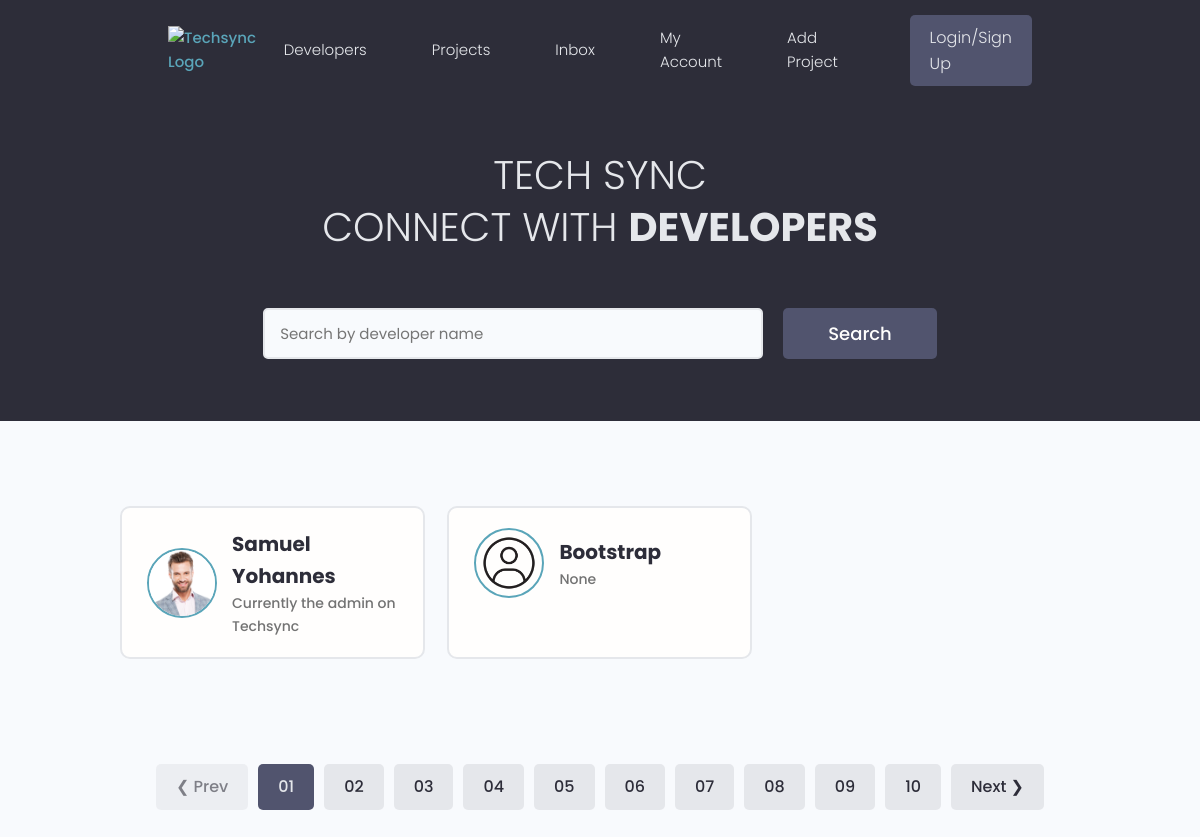
The app's page /, older data.
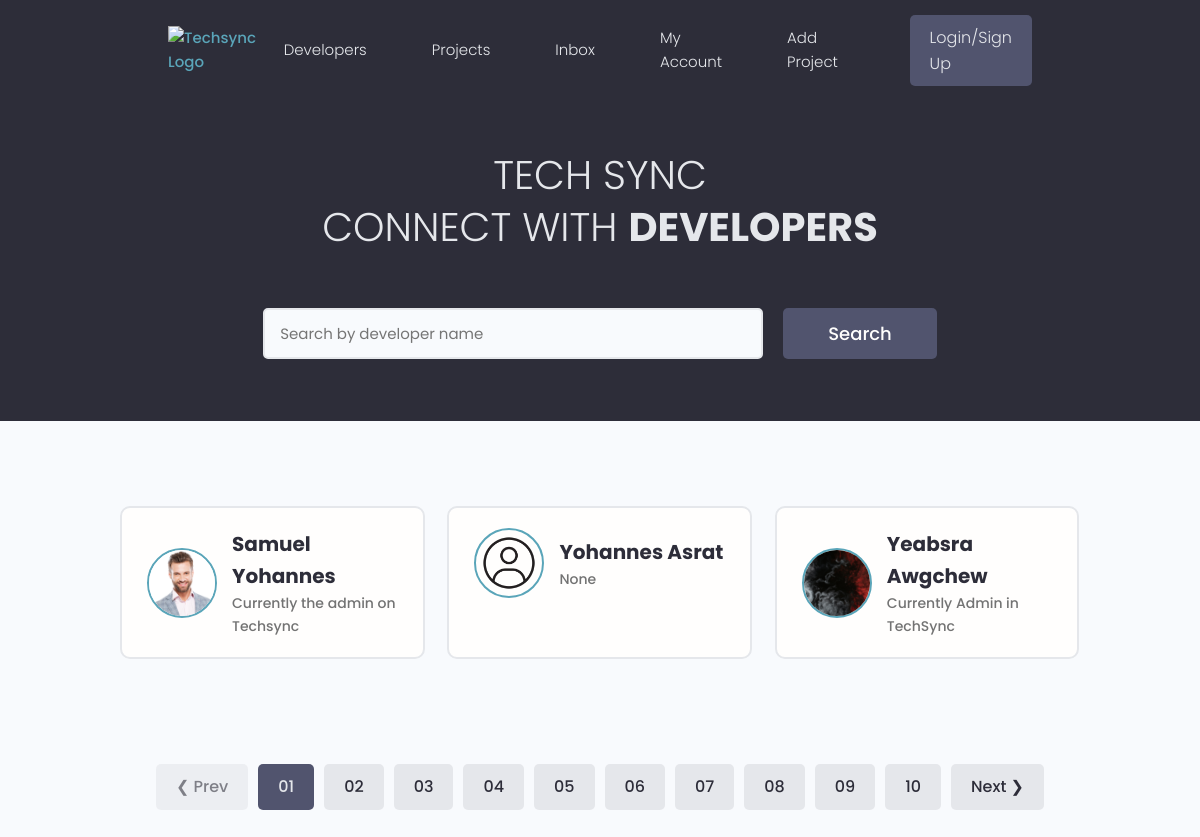
The same page, newer data.
### users/models.py (models this page shows, shortened)
class Profile(models.Model):
    id = models.UUIDField(default=uuid.uuid4, primary_key=True, unique=True, editable=False, )
    user = models.OneToOneField(User, on_delete=models.CASCADE,null=True,blank=True)
    name = models.CharField(max_length=200, blank=True,null=True)
    username = models.CharField(max_length=200, blank=True,null=True,unique=True)
    headline = models.CharField(max_length=200, blank=True,null=True)
    about = models.TextField(blank=True, null=True)
    location = models.CharField(max_length=200, blank=True,null=True)
    profile_image = models.ImageField(null=True, blank=True,upload_to='profiles', default='default_profile.png')
    github_link = models.CharField(max_length=200, blank=True,null=True)
    twitter_link = models.CharField(max_length=200, blank=True,null=True)
    linkedin_link = models.CharField(max_length=200, blank=True,null=True)
    personal_link = models.CharField(max_length=200, blank=True,null=True)
    created_at = models.DateTimeField(auto_now_add=True)

### users/views.py (the view)
# urls.py: path('', views.Profiles, name='profiles'),
def Profiles(request):
    profiles = Profile.objects.all()
    context = {
        'profiles': profiles
    }
    return render(request, 'users/profiles.html',context)

### templates/users/profiles.html (shortened to what this page needs)
{% extends "main/main.html" %}
{% block content %}
  <main class="home">
    <section class="hero-section text-center">
      <div class="container container--narrow">
        <div class="hero-section__box">
            <h2>TECH SYNC</h2>
          <h2>CONNECT WITH <span>DEVELOPERS</span></h2>
        </div>
        <div class="hero-section__search">
          <form class="form" action="#" method="get">
            <div class="form__field">
              <input class="input input--text" id="formInput#search" type="text" name="text"
                placeholder="Search by developer name" />
            </div>
            <input class="btn btn--sub btn--lg" type="submit" value="Search" />
          </form>
        </div>
      </div>
    </section>
    <section class="devlist">
      <div class="container">
        <div class="grid grid--three">
        {% for profile in profiles %}
                  <div class="column card">
            <div class="dev">
              <a href="{% url 'user-profile' profile.pk %}" class="card__body">
                <div class="dev__profile">
                  <img class="avatar avatar--md" src="{{ profile.profile_image.url}}" alt="image" />
                  <div class="dev__meta">
                    <h3>{{profile.name}}</h3>
                    <h5>{{profile.headline}}</h5>
                  </div>
                </div>
              </a>
            </div>
          </div>
        {% endfor %}
        </div>
      </div>
    </section>
    <div class="pagination">
      <ul class="container">
        <li><a href="#" class="btn btn--disabled">&#10094; Prev</a></li>
        <li><a href="#" class="btn btn--sub">01</a></li>
        <li><a href="#" class="btn">02</a></li>
        <li><a href="#" class="btn">03</a></li>
        <li><a href="#" class="btn">04</a></li>
        <li><a href="#" class="btn">05</a></li>
        <li><a href="#" class="btn">06</a></li>
        <li><a href="#" class="btn">07</a></li>
        <li><a href="#" class="btn">08</a></li>
        <li><a href="#" class="btn">09</a></li>
        <li><a href="#" class="btn">10</a></li>
        <li><a href="#" class="btn">Next &#10095;</a></li>
      </ul>
    </div>
  </main>
{% endblock content %}

### templates/main/main.html (shortened to what this page needs)
{% load static %}
<!DOCTYPE html>
<html lang="en">
<head>
  <link rel="stylesheet" href="https://cdn.iconmonstr.com/1.3.0/css/iconmonstr-iconic-font.min.css" />
  <link rel="stylesheet" href="{% static 'uikit/styles/uikit.css' %}" />
  <link rel="stylesheet" href="{% static "styles/app.css" %}">
    <link rel="stylesheet" href="https://cdnjs.cloudflare.com/ajax/libs/selectize.js/0.13.3/css/selectize.min.css">
    <link href="https://cdn.jsdelivr.net/npm/dropzone@5.7.2/dist/min/dropzone.min.css" rel="stylesheet">
</head>
<body>
    {% include "main/navbar.html" %}
    {% block content %}
    {% endblock content %}
</body>
</html>

### templates/main/navbar.html (shortened to what this page needs)
{% load static %}
  <header class="header">
    <div class="container container--narrow">
      <a href="{% url 'projects'%}" class="header__logo">
        <img src="" alt="Techsync Logo" />
      </a>
      <nav class="header__nav">
        <ul class="header__menu">
          <li class="header__menuItem"><a href="{% url 'profiles' %}">Developers</a></li>
          <li class="header__menuItem"><a  href="{% url 'projects' %}">Projects</a></li>
          <li class="header__menuItem"><a  href="">Inbox</a></li>
          <li class="header__menuItem"><a  href="">My Account</a></li>
          <li class="header__menuItem"><a  href="{% url 'create-project'%}">Add Project</a></li>
          {% if request.user.is_authenticated %}
            <li class="header__menuItem"><a href="{% url 'login'%}"  class="btn btn--sub">Logout</a></li>
          {% else %}
            <li class="header__menuItem"><a href="{% url 'logout'%}" class="btn btn--sub">Login/Sign Up</a></li>
          {% endif %}
        </ul>
      </nav>
    </div>
  </header>

### static/styles/app.css (style rules this page uses)
:root { --color-sub: #2d2d39; }
.btn--sub { background-color: var(--color-sub-light); }
.card { border: 2px solid var(--color-light); }
img { width: 100%; }
.header { position: sticky; z-index: 111; background-color: var(--color-sub); padding: 1.5rem 0; }
.header > .container { display: flex; justify-content: space-between; align-items: center; }
.header__logo > img { height: 3.8rem; }
.header__nav > ul { display: inline-flex; align-items: center; list-style: none; gap: 6.5rem; }
.header__menuItem > a { color: var(--color-light); font-weight: 300; }
.hero-section { height: 40vh; display: flex; align-items: center; background-color: var(--color-sub); }
.hero-section__box { margin-bottom: 4rem; }
.hero-section__box > h2, .hero-section__box > h2 > span { font-size: 4rem; color: var(--color-light); line-height: 1.3; text-transform: uppercase; }
.hero-section__box > h2 { font-weight: 300; }
.hero-section__box > h2 > span { font-weight: 700; }
.hero-section__search > .form { display: flex; align-items: center; justify-content: center; gap: 2rem; }
.hero-section__search > .form input.input--text { width: 50rem; }
.devlist { margin-top: 8rem; }
.devlist .grid { align-items: stretch; }
.devlist .dev .dev__profile { display: flex; align-items: center; gap: 1.5rem; }
.devlist .dev .dev__meta h3 { color: var(--color-sub); font-size: 2rem; font-weight: 700; }
.devlist .dev .dev__meta h5 { color: var(--color-text); font-size: 1.4rem; font-weight: 500; }
.pagination { margin-top: 8rem; margin-bottom: 10rem; }
.pagination > ul { flex-wrap: wrap; list-style: none; display: flex; align-items: center; justify-content: center; gap: 1rem; }
.pagination .btn { color: var(--color-sub); }
.pagination .btn.btn--sub { color: var(--color-light); }

### static/uikit/styles/modules/_variables.css (style rules this page uses)
:root { --color-main: #5aa5b9; --color-main-light: #e6faff; --color-sub: #3f4156; --color-sub-light: #51546e; --color-sub-lighter: #ededfd; --color-text: #737373; --color-gray: #8b8b8b; --color-light: #e5e7eb; --color-light-gray: #767676; --color-bg: #f8fafd; --color-white: #fffefd; --color-white-light: #f3f3f3; --color-success: #359e64; --color-success-bg: #def8e8; --color-error: #fc4b0b; --color-error-bg: #fff2ee; --font-base: 'Poppins', arial, helvetica, 'Segoe UI', roboto, ubuntu, sans-serif; --font-monospace: 'Fira Code', 'Courier New', courier, monospace; --font-regular: 300; --font-medium: 500; --font-bold: 700; --generic-shadow: 1px 1px 5px #00000010; --generic-transition: all 0.3s ease-in-out; }

### static/uikit/styles/modules/_base.css (style rules this page uses)
* { margin: 0; padding: 0; box-sizing: border-box; text-rendering: optimizeLegibility; color: inherit; font-size: inherit; }
html { font-size: 50%; }
@media only screen and (min-width: 480px) { html { font-size: 56.25%; } }
@media only screen and (min-width: 1200px) { html { font-size: 62.5%; } }
body { line-height: 1.6; font-weight: 400; font-size: 1.5rem; color: var(--color-text); background-color: var(--color-bg); min-height: 100vh; }

### static/uikit/styles/modules/_typography.css (style rules this page uses)
* { font-family: var(--font-base); }
h2 { font-size: 3.6rem; font-weight: var(--font-bold); }
h3 { font-size: 3.2rem; font-weight: var(--font-medium); }
h5 { font-size: 2.4rem; font-weight: var(--font-medium); }
h5, h6 { font-weight: var(--font-regular); }
p, span, strong { font-size: 1.6rem; color: var(--color-text); font-weight: var(--font-regular); }
a { padding-bottom: 2px; text-decoration: none; display: inline-block; color: var(--color-main); font-weight: var(--font-medium); }

### static/uikit/styles/modules/_utilities.css (style rules this page uses)
.container { width: 92%; max-width: 165rem; margin: 0 auto; box-sizing: border-box; }
.container--narrow { width: 92%; max-width: 120rem; }
@media screen and (min-width: 1000px) { .container { width: 90%; } }
@media screen and (min-width: 1000px) { .container--narrow { width: 85%; } }
@media screen and (min-width: 1200px) { .container { width: 80%; } }
@media screen and (min-width: 1200px) { .container--narrow { width: 72%; } }
.text-center { text-align: center; }

### static/uikit/styles/modules/_avatar.css (style rules this page uses)
.avatar { border-radius: 50%; border: 2px solid var(--color-main); object-fit: cover; }
.avatar--md { height: 7rem; width: 7rem; }

### static/uikit/styles/modules/_card.css (style rules this page uses)
.card { border-radius: 1rem; background-color: var(--color-white); border: 1.5px solid var(--color-light); width: auto; height: auto; margin-top: 0.5rem; margin-bottom: 0.5rem; overflow: hidden; }
.card__body, .card__header { padding: 2rem 2.5rem; }

Row changes from the older to the newer data that the page shows:
changed Profile "None": name "Bootstrap" → "Yohannes Asrat"
added Profile: profile_image (picture), name "Yeabsra Awgchew", headline "Currently Admin in TechSync"
